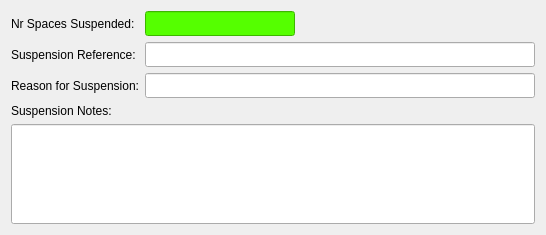
      <widget class="QWidget" name="Suspension_Details">
       <attribute name="title">
        <string>Suspension Details</string>
       </attribute>
       <layout class="QGridLayout" name="gridLayout_2">
        <item row="0" column="0">
         <widget class="QLabel" name="lbl_NrBaysSuspended">
          <property name="mouseTracking">
           <bool>true</bool>
          </property>
          <property name="acceptDrops">
           <bool>true</bool>
          </property>
          <property name="text">
           <string>Nr Spaces Suspended:</string>
          </property>
          <property name="wordWrap">
           <bool>true</bool>
          </property>
         </widget>
        </item>
        <item row="0" column="1" colspan="2">
         <widget class="QLineEdit" name="NrBaysSuspended">
          <property name="minimumSize">
           <size>
            <width>150</width>
            <height>25</height>
           </size>
          </property>
          <property name="maximumSize">
           <size>
            <width>150</width>
            <height>25</height>
           </size>
          </property>
          <property name="styleSheet">
           <string notr="true">background-color: rgb(85, 255, 0);</string>
          </property>
         </widget>
        </item>
        <item row="1" column="0">
         <widget class="QLabel" name="NrBaysSuspended_2">
          <property name="mouseTracking">
           <bool>true</bool>
          </property>
          <property name="acceptDrops">
           <bool>true</bool>
          </property>
          <property name="text">
           <string>Suspension Reference:</string>
          </property>
          <property name="wordWrap">
           <bool>true</bool>
          </property>
         </widget>
        </item>
        <item row="2" column="0">
         <widget class="QLabel" name="Susp_Reason_Label">
          <property name="mouseTracking">
           <bool>true</bool>
          </property>
          <property name="acceptDrops">
           <bool>true</bool>
          </property>
          <property name="text">
           <string>Reason for Suspension:</string>
          </property>
          <property name="wordWrap">
           <bool>true</bool>
          </property>
         </widget>
        </item>
        <item row="1" column="1" colspan="3">
         <widget class="QLineEdit" name="SuspensionReference">
          <property name="minimumSize">
           <size>
            <width>390</width>
            <height>25</height>
           </size>
          </property>
          <property name="maximumSize">
           <size>
            <width>390</width>
            <height>25</height>
           </size>
          </property>
         </widget>
        </item>
        <item row="2" column="1" colspan="3">
         <widget class="QLineEdit" name="SuspensionReason">
          <property name="minimumSize">
           <size>
            <width>390</width>
            <height>25</height>
           </size>
          </property>
          <property name="maximumSize">
           <size>
            <width>390</width>
            <height>25</height>
           </size>
          </property>
          <property name="font">
           <font>
            <pointsize>10</pointsize>
           </font>
          </property>
          <property name="focusPolicy">
           <enum>Qt::ClickFocus</enum>
          </property>
         </widget>
        </item>
        <item row="3" column="0">
         <widget class="QLabel" name="Susp_Reason_Label_2">
          <property name="mouseTracking">
           <bool>true</bool>
          </property>
          <property name="acceptDrops">
           <bool>true</bool>
          </property>
          <property name="text">
           <string>Suspension Notes:</string>
          </property>
          <property name="wordWrap">
           <bool>true</bool>
          </property>
         </widget>
        </item>
        <item row="4" column="0" colspan="4">
         <widget class="QLineEdit" name="SuspensionNotes">
          <property name="minimumSize">
           <size>
            <width>0</width>
            <height>100</height>
           </size>
          </property>
          <property name="font">
           <font>
            <pointsize>10</pointsize>
           </font>
          </property>
          <property name="focusPolicy">
           <enum>Qt::ClickFocus</enum>
          </property>
          <property name="alignment">
           <set>Qt::AlignLeading|Qt::AlignLeft|Qt::AlignTop</set>
          </property>
         </widget>
        </item>
       </layout>
      </widget>
